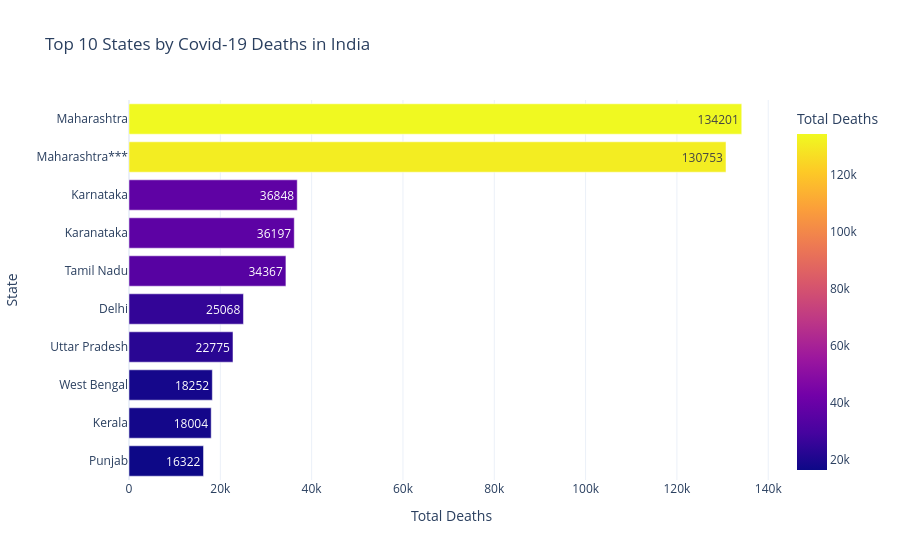

Here is the notebook cell this chart was saved with:
### Code cell
# Top 10 States by COVID Deaths Chart

fig = px.bar(
    top_10_deaths,
    x="Deaths",
    y="State/UnionTerritory",
    orientation="h",
    color="Deaths",
    text="Deaths",
    title="Top 10 States by Covid-19 Deaths in India",
    labels={
        "Deaths": "Total Deaths",
        "State/UnionTerritory": "State"
    }
)

fig.update_layout(
    yaxis={"categoryorder": "total ascending"},
    template="plotly_white"
)

fig.show()

### Figure 1 — Plotly figure (JSON) as saved in the notebook; plotly's stock layout.template omitted (floating-point values rounded to 4 significant figures)
{"data": [{"hovertemplate": "Total Deaths=%{marker.color}<br>State=%{y}<extra></extra>", "legendgroup": "", "marker": {"color": [134201, 130753, 36848, 36197, 34367, 25068, 22775, 18252, 18004, 16322], "coloraxis": "coloraxis", "pattern": {"shape": ""}}, "name": "", "orientation": "h", "showlegend": false, "text": [134200.0, 130800.0, 36850.0, 36200.0, 34370.0, 25070.0, 22780.0, 18250.0, 18000.0, 16320.0], "textposition": "auto", "type": "bar", "x": [134201, 130753, 36848, 36197, 34367, 25068, 22775, 18252, 18004, 16322], "xaxis": "x", "y": ["Maharashtra", "Maharashtra***", "Karnataka", "Karanataka", "Tamil Nadu", "Delhi", "Uttar Pradesh", "West Bengal", "Kerala", "Punjab"], "yaxis": "y"}], "layout": {"barmode": "relative", "coloraxis": {"colorbar": {"title": {"text": "Total Deaths"}}, "colorscale": [[0, "#0d0887"], [0.1111, "#46039f"], [0.2222, "#7201a8"], [0.3333, "#9c179e"], [0.4444, "#bd3786"], [0.5556, "#d8576b"], [0.6667, "#ed7953"], [0.7778, "#fb9f3a"], [0.8889, "#fdca26"], [1, "#f0f921"]]}, "legend": {"tracegroupgap": 0}, "title": {"text": "Top 10 States by Covid-19 Deaths in India"}, "xaxis": {"anchor": "y", "domain": [0, 1], "title": {"text": "Total Deaths"}}, "yaxis": {"anchor": "x", "categoryorder": "total ascending", "domain": [0, 1], "title": {"text": "State"}}}}
